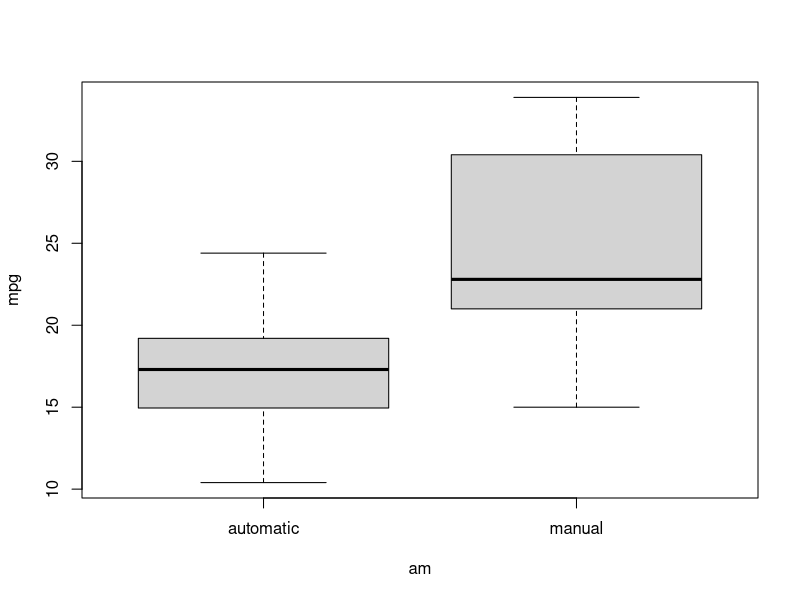
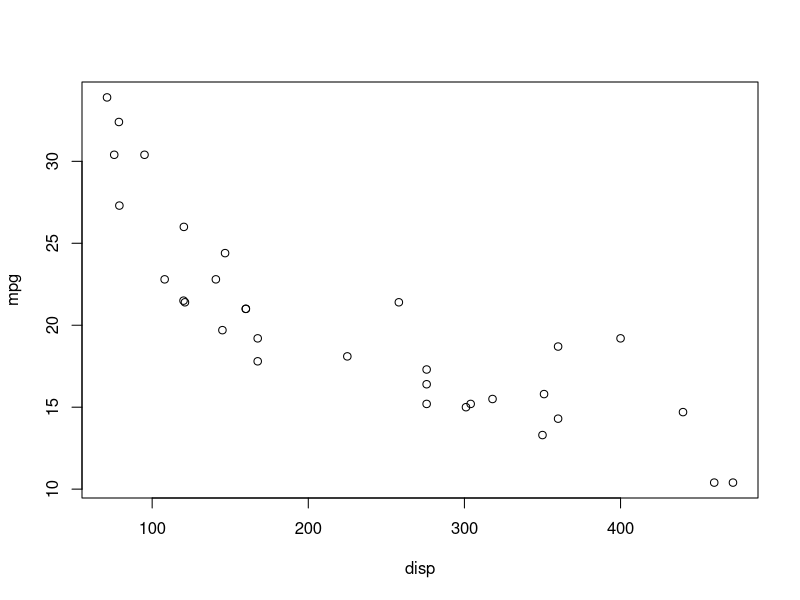
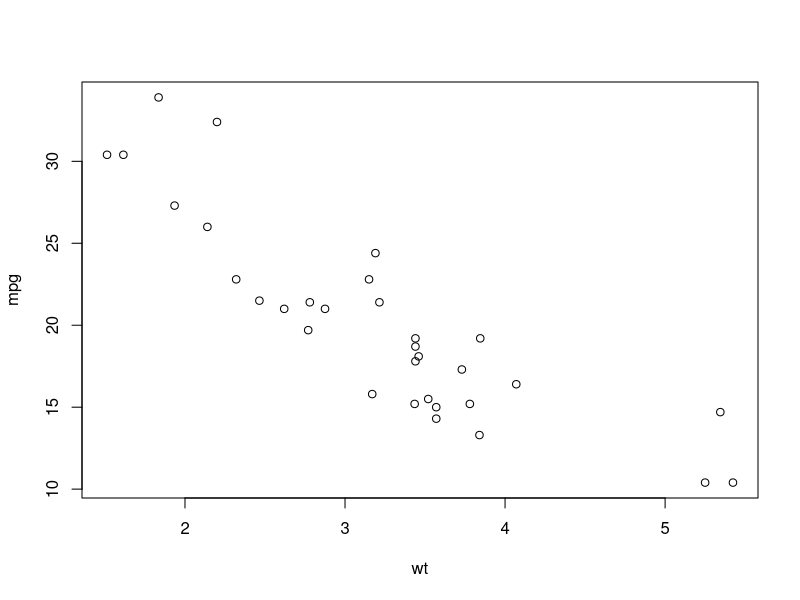
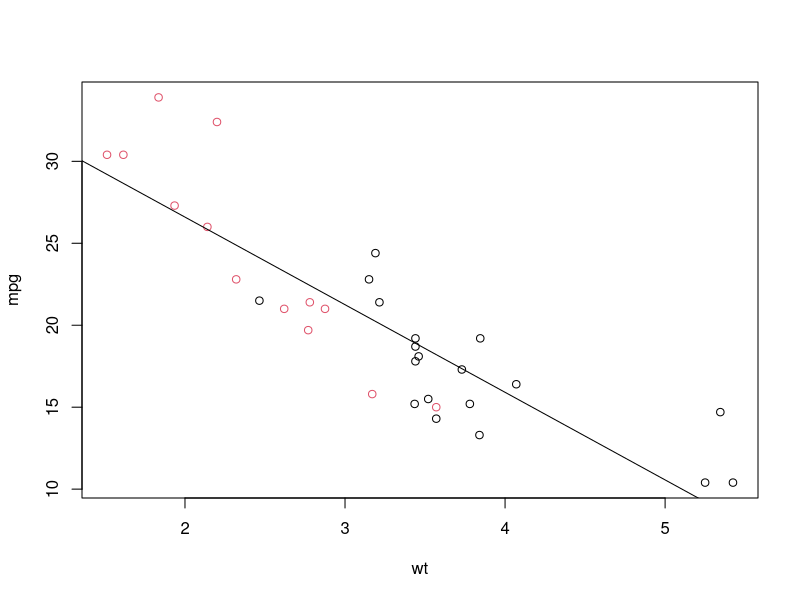
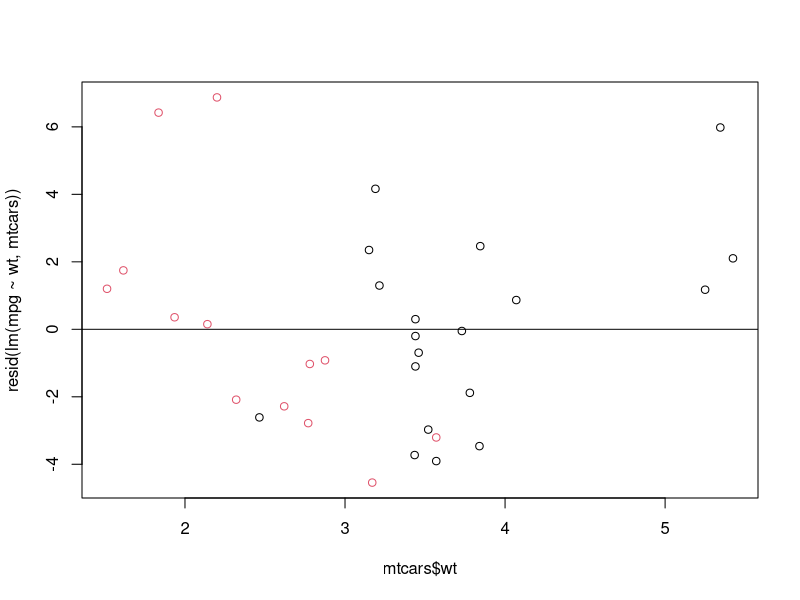

Here is the R script that generated these plots, in order:
## ---- chunk 1
mtcars$am[mtcars$am == 0] <- "automatic"
mtcars$am[mtcars$am == 1] <- "manual"
mtcars$am <- factor(mtcars$am)
## ---- chunk 2
cordf <- cbind(mtcars$mpg, mtcars$disp, mtcars$wt, mtcars$am)
colnames(cordf) <- c("mpg", "disp", "wt", "am")
cor(cordf)
## ---- chunk 3
model = lm(mpg ~ wt, mtcars)
summary(model)$coef
## ---- chunk 4
model = lm(mpg ~ am + wt, mtcars)
summary(model)$coef
## ---- chunk 5
model1 <- lm(mpg ~ wt, data=mtcars)
model2 <- lm(mpg ~ am + wt, data=mtcars)
anova(model1, model2)
## ---- chunk 6
str(mtcars)
## ---- chunk 7
boxplot(mpg ~ am, mtcars)
## ---- chunk 8
plot(mpg ~ disp, mtcars)
## ---- chunk 9
plot(mpg ~ wt, mtcars)
## ---- chunk 10
plot(mpg ~ wt, mtcars, col=am)
abline(lm(mpg ~ wt, mtcars))
## ---- chunk 11
plot(mtcars$wt, resid(lm(mpg ~ wt, mtcars)), col=mtcars$am)
abline(0, 0)
